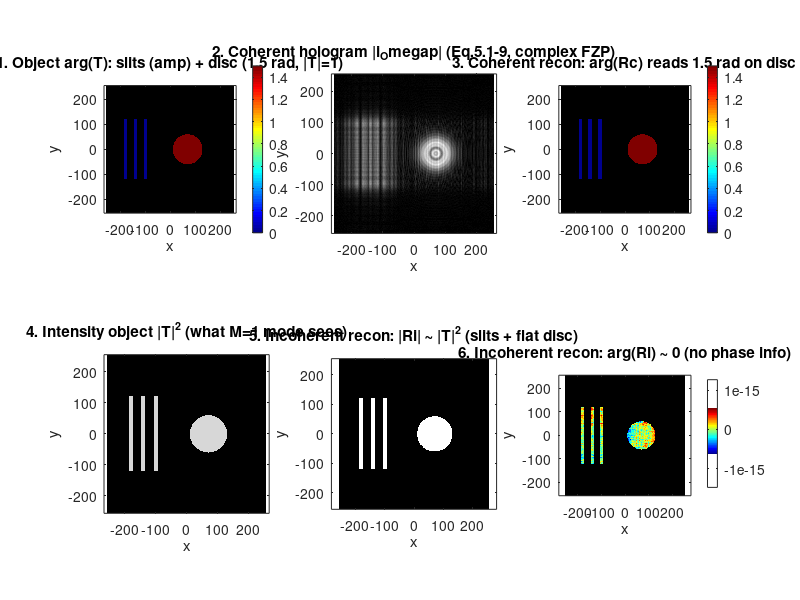

MATLAB code for this plot:
% ===== 书 5.1 · 相干模式 vs 非相干模式记录（式 5.1-6b / 5.1-6c，例 5.1 式 5.1-9）=====
% 演示广义双瞳处理器的核心结论（Poon & Indebetouw 2003）：
%   - 非相干模式（开掩膜 M=1）：记录的是强度物体 |T|^2，纯相位结构完全不可见（式 5.1-6c）；
%   - 相干模式（针孔掩膜 M=delta 且 p1=delta）：记录的是振幅物体 T 本身（式 5.1-6b），
%     p2=1 时就是例 5.1 的"复菲涅耳波带片全息图"（式 5.1-9）。
% 物体设计：三缝（振幅物体）+ 纯相位圆盘（|T|=1，相位 1.5 rad）。
%
% 严格书约定：前向变换 +j 指数 -> MATLAB 用 ifft2(...)*N^2 实现（ifft2 自带 1/N^2，
%   乘回 N^2 恰好是无归一化的 +j 求和）；逆变换 -j 指数 -> fft2(...)/N^2。
%   （numpy 的 fft2/ifft2 归一化与 MATLAB 相同，故 Python 版用同样的 ifft2*N^2 / fft2/N^2。）
%
% MATLAB / Python 差异提示：
% 1) meshgrid 与 numpy.meshgrid 默认 'xy' 一致：数组都是 (行=y, 列=x)。
% 2) imshow 坐标原点：MATLAB imagesc 默认 y 向上；Python plt.imshow 需 origin='lower'。
% 3) 相位显示里振幅为零处置 NaN（显示为白），避免 angle(0±eps) 的随机噪声误导。

clear
N = 512; dx = 1.0; lam0 = 0.5; k0 = 2*pi/lam0; z0 = 2000.0;   % 任意单位（无量纲演示）

x = ((0:N-1) - N/2)*dx;
[X, Y] = meshgrid(x, x);                                      % (行=y, 列=x)
KX = 2*pi*(0:N-1)/(N*dx);                                     % 频域网格（同 numpy.fft.fftfreq 的排列）
KX(KX >= pi/dx) = KX(KX >= pi/dx) - 2*pi/dx;                  % 后半段折回负频率
[KX2, KY2] = meshgrid(KX, KX);
K2 = KX2.^2 + KY2.^2;

% ----- 1. 物体 T(x,y;z=0)：振幅三缝 + 纯相位圆盘 -----
T = zeros(N, N);
for xc = [-180, -140, -100]                                   % 三条振幅缝（宽 12）
    T(abs(X - xc) <= 6 & abs(Y) <= 120) = 1.0;
end
disc = (X - 70).^2 + Y.^2 <= 60^2;                            % 纯相位圆盘：零吸收
T(disc) = exp(1j*1.5);                                        % 相位延迟 1.5 rad

% ----- 2. 相干模式记录（式 5.1-6b + 例 5.1 的 p2=1 -> 式 5.1-9）-----
% i_Omegap(x,y) = exp[-j k0 (z+z0)] * j k0 / (2 pi (z+z0)) * [ chirp(z+z0) * T ]
% chirp(Z) = exp[-j k0 (x^2+y^2)/(2Z)]，其频谱是 exp[+j Z k^2 / (2 k0)]（书前向 +j）。
% 书式卷积 = F^{-1}{F{chirp}·F{T}} = fft2(ifft2(T)·N^2·H)/N^2 = fft2(ifft2(T)·H)
% （前向 ifft2*N^2 的 N^2 与逆变换 fft2/N^2 的 1/N^2 恰好相消——与 Python 版逐行一致）。
A_coh = 1j*k0/(2*pi*z0) * exp(-1j*k0*z0);                     % 式 (5.1-9) 前因子
Coh = A_coh .* fft2( ifft2(T) .* exp(1j*z0*K2/(2*k0)) );      % 复 FZP 全息图

% 相干重建：全息图反向共轭传播，乘回前因子
Rc = fft2( ifft2(Coh) .* exp(-1j*z0*K2/(2*k0)) ) / A_coh;     % 精确恢复 T（H·W=1）

% ----- 3. 非相干模式记录（式 5.1-6c，M=1；p1=1 球面波 + p2=delta 平面波，同 ch3 标准 OSH）-----
% 取 ch3 (3.5-5) 的 +chirp 分支：H = |T|^2 * exp[+j k0 r^2/(2 z0)] * k0/(2 pi z0)，
% 该核的频谱是 exp[-j z0 k^2 / (2 k0)]。
I2 = abs(T).^2;
A_inc = k0/(2*pi*z0);
Inc = A_inc .* fft2( ifft2(I2) .* exp(-1j*z0*K2/(2*k0)) );    % 复 FZP 全息图（强度物体）

Ri = fft2( ifft2(Inc) .* exp(1j*z0*K2/(2*k0)) ) / A_inc;      % 重建回 |T|^2

% ----- 4. 数值验证 -----
mycorr = @(a, b) sum((a(:)-mean(a(:))).*(b(:)-mean(b(:)))) / ...
    norm(a(:)-mean(a(:))) / norm(b(:)-mean(b(:)));            % 皮尔逊相关（免工具箱）
c_coh  = mycorr(abs(Rc), abs(T));                             % 相干重建振幅 vs |T|
c_inc  = mycorr(abs(Ri), I2);                                 % 非相干重建 vs |T|^2
ph_coh = angle(mean(Rc(disc)));                               % 圆盘上读出的相位
ph_inc = angle(mean(Ri(disc)));
fprintf('--- 式 5.1-6b（相干） vs 5.1-6c（非相干）记录对比 ---\n');
fprintf('相干重建：corr(|Rc|, |T|)    = %+.4f\n', c_coh);
fprintf('相干重建：圆盘相位读出      = %+.4f rad（真值 1.5）\n', ph_coh);
fprintf('非相干重建：corr(|Ri|,|T|^2) = %+.4f\n', c_inc);
fprintf('非相干重建：圆盘相位读出    = %+.4f rad（只记录了 |T|^2，相位丢失）\n', ph_inc);
disp('结论：掩膜从"开"换成"针孔"，记录对象从 |T|^2 变成 T —— 3-D 复相干处理的入口');

% ----- 5. 可视化 -----
phT = angle(T);  phT(abs(T) < 1e-9) = NaN;                    % 振幅为零处不显示相位
phRc = angle(Rc); phRc(abs(Rc) < 1e-9) = NaN;
phRi = angle(Ri); phRi(abs(Ri) < 1e-9) = NaN;

figure('Position', [50 50 1500 860]);
subplot(2, 3, 1); imagesc(x, x, phT); axis xy equal tight; colormap(gca, jet); colorbar;
title('1. Object arg(T): slits (amp) + disc (1.5 rad, |T|=1)'); xlabel('x'); ylabel('y');
subplot(2, 3, 2); imagesc(x, x, abs(Coh)); axis xy equal tight; colormap(gca, gray);
title('2. Coherent hologram |i_Omegap| (Eq.5.1-9, complex FZP)'); xlabel('x'); ylabel('y');
subplot(2, 3, 3); imagesc(x, x, phRc); axis xy equal tight; colormap(gca, jet); colorbar;
title('3. Coherent recon: arg(Rc) reads 1.5 rad on disc'); xlabel('x'); ylabel('y');
subplot(2, 3, 4); imagesc(x, x, I2); axis xy equal tight; colormap(gca, gray); caxis([0 1.2]);
title('4. Intensity object |T|^2 (what M=1 mode sees)'); xlabel('x'); ylabel('y');
subplot(2, 3, 5); imagesc(x, x, abs(Ri)); axis xy equal tight; colormap(gca, gray);
title('5. Incoherent recon: |Ri| ~ |T|^2 (slits + flat disc)'); xlabel('x'); ylabel('y');
subplot(2, 3, 6); imagesc(x, x, phRi); axis xy equal tight; colormap(gca, jet); colorbar;
title('6. Incoherent recon: arg(Ri) ~ 0 (no phase info)'); xlabel('x'); ylabel('y');
